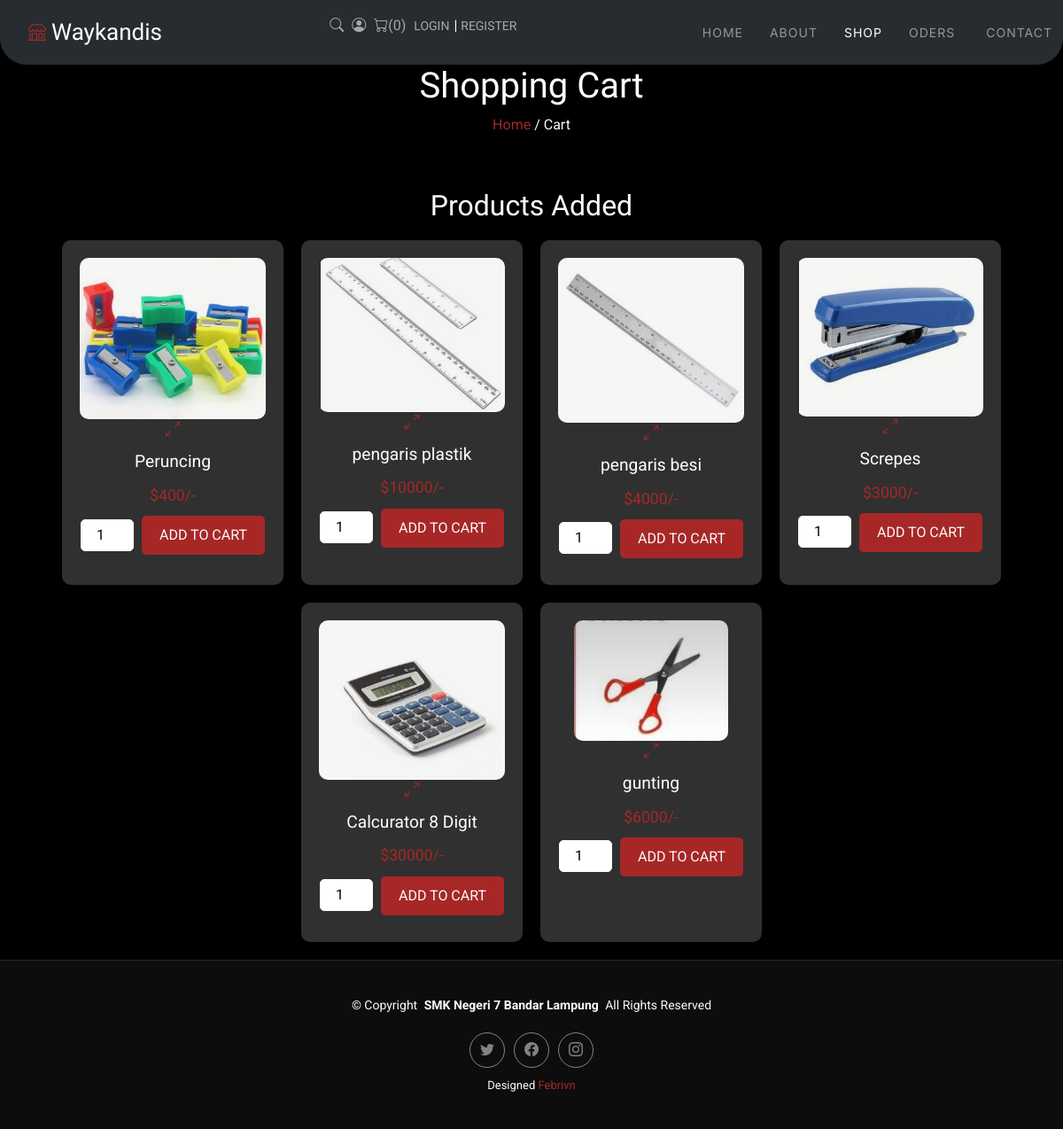
Page /shop1.php (signed in) on the committed database.
### tables this page shows
CREATE TABLE `products` (
  `id` int(100) NOT NULL,
  `name` varchar(100) NOT NULL,
  `cost_price` int(11) NOT NULL,
  `price` int(100) NOT NULL,
  `quantity` int(11) NOT NULL,
  `initial_stock` int(11) NOT NULL,
  `image` varchar(100) NOT NULL,
  `initial_stocks` int(11) NOT NULL,
  `damaged_goods` int(11) NOT NULL,
  `discount_price` decimal(10,2) NOT NULL,
  `initial_stockss` int(11) DEFAULT NULL,
  `awal_stock` int(11) DEFAULT NULL
);

### shop1.php (the view, shortened to what this page needs)
<?php
include 'config.php';
?>
<!DOCTYPE html>
<html lang="en">
<head>
   <link rel="stylesheet" href="https://cdnjs.cloudflare.com/ajax/libs/font-awesome/6.0.0/css/all.min.css">
   <link href="assets/css/cart.css" rel="stylesheet">
   <link href="assets/css/main.css" rel="stylesheet">
</head>
<body>
<?php include 'header_shop.php'; ?>
<div class="heading">
   <h3>Shopping Cart</h3>
   <p><a href="home.php">Home</a> / Cart</p>
</div>
<section class="shopping-cart">
   <h1 class="title">Products Added</h1>
   <div class="box-container">
   <?php
$select_products = mysqli_query($conn, "SELECT * FROM `products`") or die('query failed');
if(mysqli_num_rows($select_products) > 0){
    while($fetch_products = mysqli_fetch_assoc($select_products)){
?>
   <form action="" method="post" class="box">
                        <div class="product-item">
                            <div class="product-image">
                            <div class="overlay">  <img class="image" src="uploaded_img/<?php echo $fetch_products['image']; ?>" alt="<?php echo $fetch_products['name']; ?>">
    </div>
                                <a href="uploaded_img/<?php echo $fetch_products['image']; ?>" class="glightbox" data-glightbox="gallery-item"><i class="bi bi-arrows-angle-expand"></i></a>
                            </div>
                            <div class="product-details">
                                <div class="name"><?php echo $fetch_products['name']; ?></div>
                                <div class="price">$<?php echo $fetch_products['price']; ?>/-</div>
                                <input type="number" min="1" name="product_quantity" value="1" class="qty">
                                <input type="submit" value="Add to Cart" name="add_to_cart" class="btn">
                            </div>
                        </div>
                    </form>
<?php
    }
}else{
    echo '<p class="empty">No products added yet!</p>';
}
?>
</section>
<?php include 'footer.php'; ?>
</body>
</html>

### assets/css/cart.css (style rules this page uses)
:root { --default-font: "Roboto", system-ui, -apple-system, "Segoe UI", Roboto, "Helvetica Neue", Arial, "Noto Sans", "Liberation Sans", sans-serif, "Apple Color Emoji", "Segoe UI Emoji", "Segoe UI Symbol", "Noto Color Emoji"; --heading-font: "Cardo", sans-serif; --nav-font: "Inter", sans-serif; }
:root { --background-color: #000000; --default-color: #fafafa; --heading-color: #ffffff; --accent-color: #a72727; --contrast-color: #2c2d2d; }
:root { --nav-color: rgba(255, 255, 255, 0.5); --nav-hover-color: #ffffff; --nav-dropdown-background-color: #161718; --nav-dropdown-color: rgba(255, 255, 255, 0.5); --nav-dropdown-hover-color: #ffffff; }
:root { scroll-behavior: smooth; }
body { color: var(--default-color); background-color: var(--background-color); font-family: var(--default-font); }
.heading { text-align: center; margin-bottom: 40px; }
.heading h3 { font-size: 2.5rem; color: var(--heading-color); }
.heading p { font-size: 1rem; color: var(--default-color); }
.heading a { color: var(--accent-color); text-decoration: none; }
.shopping-cart { padding: 20px; }
.shopping-cart .title { font-size: 2rem; text-align: center; margin-bottom: 20px; color: var(--heading-color); }
.shopping-cart .box-container { display: flex; flex-wrap: wrap; gap: 20px; justify-content: center; }
.shopping-cart .box { background: #303030; padding: 20px; border-radius: 10px; box-shadow: 0 4px 6px rgba(0, 0, 0, 0.1); text-align: center; position: relative; width: 250px; }
.shopping-cart .box img { max-width: 100%; height: auto; border-radius: 10px; }
.shopping-cart .box .name { font-size: 1.2rem; color: var(--heading-color); margin: 10px 0; }
.shopping-cart .box .price, .shopping-cart .box .sub-total { font-size: 1.1rem; color: var(--accent-color); }
.shopping-cart .box input[type="number"] { width: 60px; padding: 5px; margin-right: 5px; border: 1px solid var(--default-color); border-radius: 5px; text-align: center; }
.shopping-cart .delete-btn, .shopping-cart .btn { background: var(--accent-color); color: var(--default-color); padding: 10px 20px; border: none; border-radius: 5px; cursor: pointer; text-transform: uppercase; display: inline-block; margin: 10px 0; }

### assets/css/main.css (style rules this page uses)
:root { --default-font: "Roboto", system-ui, -apple-system, "Segoe UI", Roboto, "Helvetica Neue", Arial, "Noto Sans", "Liberation Sans", sans-serif, "Apple Color Emoji", "Segoe UI Emoji", "Segoe UI Symbol", "Noto Color Emoji"; --heading-font: "Cardo", sans-serif; --nav-font: "Inter", sans-serif; }
:root { --background-color: #000000; --default-color: #fafafa; --heading-color: #ffffff; --accent-color: #a72727; --contrast-color: #161718; }
:root { --nav-color: rgba(255, 255, 255, 0.5); --nav-hover-color: #ffffff; --nav-dropdown-background-color: #161718; --nav-dropdown-color: rgba(255, 255, 255, 0.5); --nav-dropdown-hover-color: #ffffff; }
:root { scroll-behavior: smooth; }
body { color: var(--default-color); background-color: var(--background-color); font-family: var(--default-font); }
a { color: var(--accent-color); text-decoration: none; transition: 0.3s; }
h1, h2, h3, h4, h5, h6 { color: var(--heading-color); font-family: var(--heading-font); }
section, .section { color: var(--default-color); background-color: var(--background-color); padding: 60px 0; scroll-margin-top: 100px; overflow: clip; }

### rows in the picture
products: image (picture), name "Peruncing", price "400"
products: image (picture), name "pengaris plastik", price "10000"
products: image (picture), name "pengaris besi", price "4000"
products: image (picture), name "Screpes", price "3000"
products: image (picture), name "Calcurator 8 Digit", price "30000"
products: image (picture), name "gunting", price "6000"

### other values in the picture
$cart_rows_number "0"
